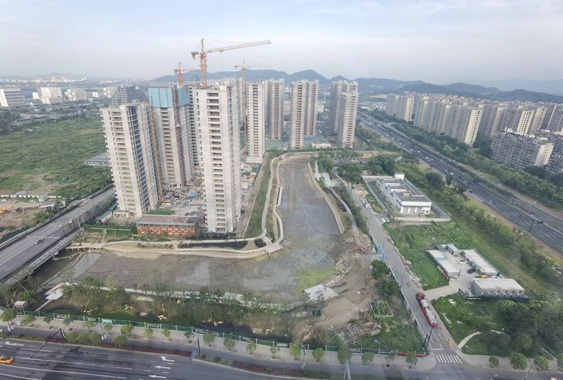
#> input picture raw_images/img1.jpg, 563 x 380 px, shrunk from 1896 x 1280 before the run
$ python highest_gradient_image.py   (older library calls are emulated)
#> lines starting #> are read from the running program, lines starting #| are printed output that depends on the picture
import os
import cv2
import numpy as np

# 计算图像梯度幅值的函数
def calculate_average_gradient_magnitude(image):
    # 转换为灰度图像
    gray_image = cv2.cvtColor(image, cv2.COLOR_BGR2GRAY)
    # 计算梯度
    grad_x = cv2.Sobel(gray_image, cv2.CV_64F, 1, 0, ksize=3)
    grad_y = cv2.Sobel(gray_image, cv2.CV_64F, 0, 1, ksize=3)
    grad = cv2.magnitude(grad_x, grad_y)
    # 计算平均梯度幅值
    avg_grad = cv2.mean(grad)[0]
    return avg_grad

# 特征点检测和匹配
def feature_matching(src, dst):
    # 转换为灰度图像
    gray_img_src = cv2.cvtColor(src, cv2.COLOR_BGR2GRAY)
    gray_img_dst = cv2.cvtColor(dst, cv2.COLOR_BGR2GRAY)

    # 初始化SIFT特征检测器
    sift = cv2.SIFT_create()

    # 检测特征点和计算描述子 keypoint & descriptor
    kp_src, des_src = sift.detectAndCompute(gray_img_src, None)
    kp_dst, des_dst = sift.detectAndCompute(gray_img_dst, None)

    # 初始化FLANN基于特征匹配器
    ## 参数？？
    FLANN_INDEX_KDTREE = 0
    index_params = dict(algorithm=FLANN_INDEX_KDTREE, trees=5)
    search_params = dict(checks=50)
    flann = cv2.FlannBasedMatcher(index_params, search_params)

    # 特征点匹配
    matches = flann.knnMatch(des_src, des_dst, k=2)

    # 保留好的匹配结果
    good_matches = []
    for m, n in matches:
        if m.distance < 0.7 * n.distance:
            good_matches.append(m)

    # 获取匹配特征点的坐标
    src_pts = np.float32([kp_src[m.queryIdx].pt for m in good_matches]).reshape(-1, 1, 2)
    dst_pts = np.float32([kp_dst[m.trainIdx].pt for m in good_matches]).reshape(-1, 1, 2)

    # 计算单应性矩阵
    H, _ = cv2.findHomography(src_pts, dst_pts, cv2.RANSAC, 5.0)

    # 对图像进行配准
    aligned_img = cv2.warpPerspective(src, H, (dst.shape[1], dst.shape[0]))

    return aligned_img

def main():
    # 读取三张图像
    img1 = cv2.imread('./raw_images/img1.jpg')
#> img1 is the input picture: shape (380, 563, 3); mean B, G, R 152.1, 151.5, 146.5
    img2 = cv2.imread('./raw_images/img2.jpg')
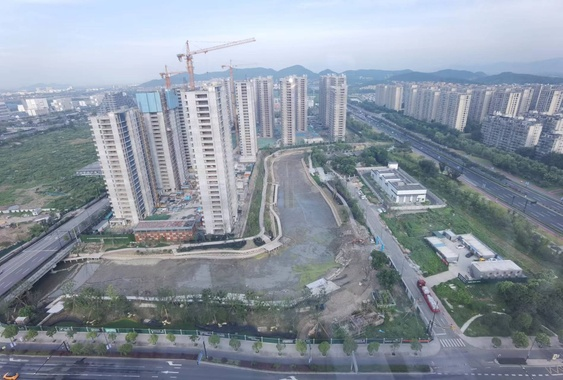
#> input picture raw_images/img2.jpg, 563 x 380 px, shrunk from 1896 x 1280 before the run
#> img2 is the input picture: shape (380, 563, 3); mean B, G, R 159.7, 147.8, 138.3
    img3 = cv2.imread('./raw_images/img3.jpg')
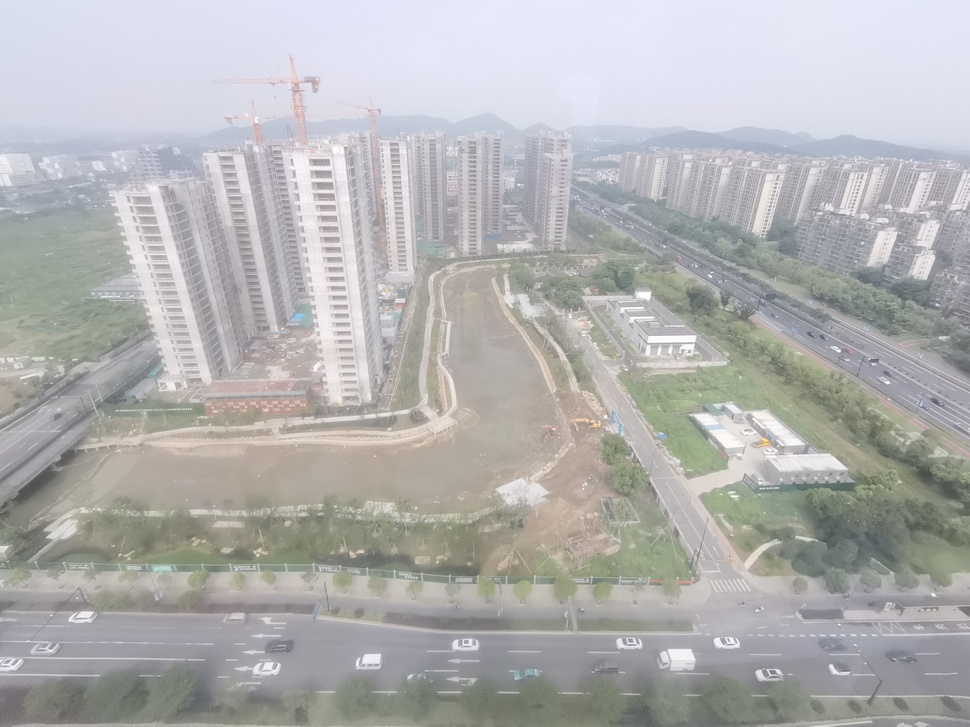
#> input picture raw_images/img3.jpg, 970 x 727 px, shrunk from 3264 x 2448 before the run
#> img3 is the input picture: shape (727, 970, 3); mean B, G, R 177.4, 177.4, 177.5
    img4 = cv2.imread('./raw_images/img4.jpg')
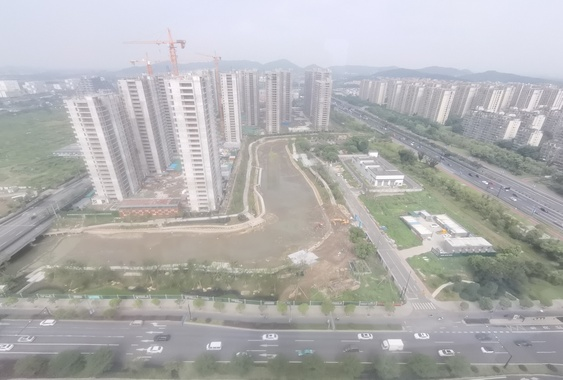
#> input picture raw_images/img4.jpg, 563 x 380 px, shrunk from 1896 x 1280 before the run
#> img4 is the input picture: shape (380, 563, 3); mean B, G, R 177.5, 177.4, 177.6
    img5 = cv2.imread('./raw_images/img5.jpg')
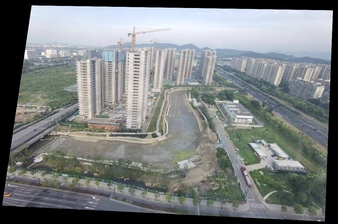
#> input picture raw_images/img5.jpg, 338 x 224 px, shrunk from 1136 x 755 before the run
#> img5 is the input picture: shape (224, 338, 3); mean B, G, R 127.2, 126.9, 122.7

    # 改成图像数组
    Img = [img1, img2, img3]

    # 计算三张图像的梯度幅值
    ## 改一下avg
    max_grad = calculate_average_gradient_magnitude(img1)
#> in calculate_average_gradient_magnitude, `avg_grad = cv2.mean(grad)[0]`: avg_grad = 68.65
#> max_grad = 68.65
    std_img = img1
    max_grad_img_idx = 1
    # [4 lines of commented-out code are left out]
    for i in range(len(Img)-1):
        grad = calculate_average_gradient_magnitude(Img[i+1])
        if grad > max_grad:
            max_grad = grad
            std_img = Img[i+1]
            max_grad_img_idx = i+1
#> this loop made 2 passes
#> (avg_grad in calculate_average_gradient_magnitude, grad) on passes 1 to 2: (68.02, 68.02), (35.54, 35.54)
#> pass 1, in calculate_average_gradient_magnitude (call 2), `grad = cv2.magnitude(grad_x, grad_y)`:
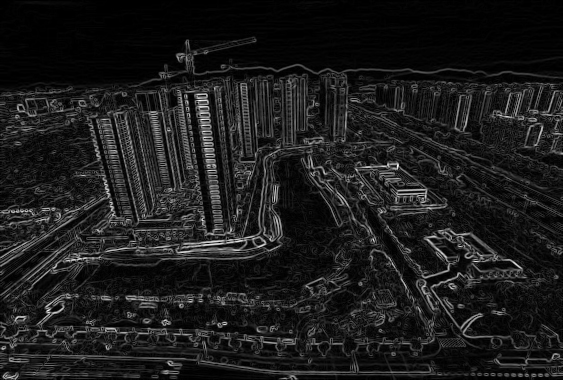
#> grad: shape (380, 563) float64; min 0, max 608, mean 68; drawn with min black and max white
#> after the loop, max_grad = 68.65; max_grad_img_idx = 1

    print("最清晰的图片是img" + str(max_grad_img_idx))
#| 最清晰的图片是img1

    # [22 lines of commented-out code are left out]
    registered_img2 = feature_matching(img2, std_img)
#> in feature_matching, `kp_src, des_src = sift.detectAndCompute(gray_img_src, None)`: kp_src = 1833 keypoints; strongest (x, y, size): (394, 166, 4.6), (204, 138, 2), (208, 166, 1.9), (204, 132, 1.8)
#> in feature_matching, `kp_dst, des_dst = sift.detectAndCompute(gray_img_dst, None)`: kp_dst = 1833 keypoints; strongest (x, y, size): (401, 176, 4.5), (154, 376, 1.9), (213, 142, 1.9), (19, 303, 4.8)
#> in feature_matching, `matches = flann.knnMatch(des_src, des_dst, k=2)`: matches = 1833 matches
#> after the loop in feature_matching, `for m, n in matches:`: good_matches = 1105 matches
#> in feature_matching, `src_pts = np.float32([kp_src[m.queryIdx].pt for m in good_matches]).re..`: src_pts = 1105 rows, first 8: [4.99, 130.9], [6.57, 243.4], [7.29, 344.5], [7.3, 211.3], [7.89, 340.2], [8.56, 333.8], [9.36, 297.4], [10.03, 208]
#> in feature_matching, `dst_pts = np.float32([kp_dst[m.trainIdx].pt for m in good_matches]).re..`: dst_pts = 1105 rows, first 8: [18.46, 116.9], [11.59, 227.5], [4.56, 327.7], [14.59, 195.9], [5.51, 323.4], [7.42, 317.4], [10.23, 281.2], [17.61, 192.8]
#> in feature_matching, `H, _ = cv2.findHomography(src_pts, dst_pts, cv2.RANSAC, 5.0)`: H = [[0.964, -0.0736, 22.91], [0.0551, 0.972, -11.07], [-5.05e-05, -3.07e-05, 1]]

    # Perform image registration using feature matching between img3 and std_img
    # Assuming you have already implemented this function
    registered_img3 = feature_matching(img3, std_img)
#> in feature_matching (call 2), `kp_src, des_src = sift.detectAndCompute(gray_img_src, None)`: kp_src = 2242 keypoints; strongest (x, y, size): (839, 351, 2.2), (873, 364, 1.9), (937, 305, 2.1), (887, 382, 2.5)
#> in feature_matching (call 2), `matches = flann.knnMatch(des_src, des_dst, k=2)`: matches = 2242 matches
#> after the loop in feature_matching (call 2), `for m, n in matches:`: good_matches = 229 matches
#> in feature_matching (call 2), `src_pts = np.float32([kp_src[m.queryIdx].pt for m in good_matches]).re..`: src_pts = 229 rows, first 8: [2.31, 359.9], [28.77, 546.1], [42, 165.1], [44.44, 582.9], [46.18, 160], [53.22, 166.6], [60.44, 541.9], [60.8, 368.5]
#> in feature_matching (call 2), `dst_pts = np.float32([kp_dst[m.trainIdx].pt for m in good_matches]).re..`: dst_pts = 229 rows, first 8: [7.89, 205.8], [36.12, 305.1], [66, 93.13], [40.62, 323.4], [68.57, 90.55], [71.73, 94.71], [52.86, 300.9], [63.54, 202.4]
#> in feature_matching (call 2), `H, _ = cv2.findHomography(src_pts, dst_pts, cv2.RANSAC, 5.0)`: H = [[0.515, -0.0699, 49.59], [0.0114, 0.507, 3.08], [-7.85e-05, -0.000148, 1]]
#> in feature_matching (call 2), `aligned_img = cv2.warpPerspective(src, H, (dst.shape[1], dst.shape[0]))`:
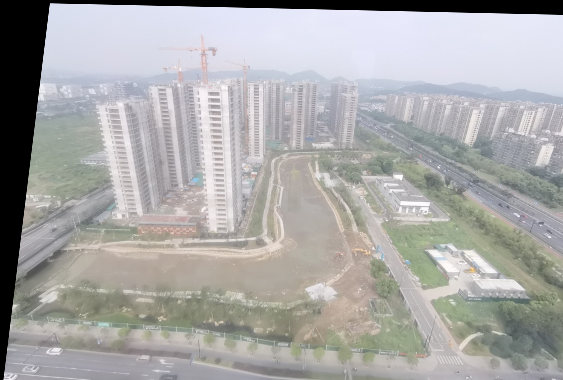
#> aligned_img: shape (380, 563, 3); mean B, G, R 167.4, 168.1, 168.6

    registered_img4 = feature_matching(img4, std_img)
#> in feature_matching (call 3), `kp_src, des_src = sift.detectAndCompute(gray_img_src, None)`: kp_src = 966 keypoints; strongest (x, y, size): (441, 352, 3.1), (395, 344, 10.2), (375, 154, 3.9), (482, 348, 2)
#> in feature_matching (call 3), `matches = flann.knnMatch(des_src, des_dst, k=2)`: matches = 966 matches
#> after the loop in feature_matching (call 3), `for m, n in matches:`: good_matches = 180 matches
#> in feature_matching (call 3), `src_pts = np.float32([kp_src[m.queryIdx].pt for m in good_matches]).re..`: src_pts = 180 rows, first 8: [19.81, 199.2], [26.68, 83.51], [30.62, 87.06], [34.9, 283.1], [35.29, 192.6], [36.51, 275.9], [36.79, 225.5], [48.2, 266.5]
#> in feature_matching (call 3), `dst_pts = np.float32([kp_dst[m.trainIdx].pt for m in good_matches]).re..`: dst_pts = 180 rows, first 8: [48.46, 208.9], [68.57, 90.55], [71.73, 94.71], [52.86, 300.9], [63.54, 202.4], [54.17, 294.4], [61.3, 238.4], [67.15, 283.6]
    registered_img5 = feature_matching(img5, std_img)
#> in feature_matching (call 4), `kp_src, des_src = sift.detectAndCompute(gray_img_src, None)`: kp_src = 667 keypoints; strongest (x, y, size): (26, 56, 3.1), (36, 11, 8.3), (325, 16, 9.6), (46, 29, 28.5)
#> in feature_matching (call 4), `matches = flann.knnMatch(des_src, des_dst, k=2)`: matches = 667 matches
#> after the loop in feature_matching (call 4), `for m, n in matches:`: good_matches = 404 matches
#> in feature_matching (call 4), `src_pts = np.float32([kp_src[m.queryIdx].pt for m in good_matches]).re..`: src_pts = 404 rows, first 8: [18.53, 163.1], [18.53, 163.1], [21.75, 147.2], [23.51, 181], [24.06, 166.8], [26.08, 198.3], [28.64, 174.9], [30.22, 128.9]
#> in feature_matching (call 4), `dst_pts = np.float32([kp_dst[m.trainIdx].pt for m in good_matches]).re..`: dst_pts = 404 rows, first 8: [19.02, 303.1], [19.02, 303.1], [20.85, 274], [33.18, 334.7], [30.09, 308.8], [41.83, 365], [40.62, 323.4], [31.5, 239.8]
#> in feature_matching (call 4), `H, _ = cv2.findHomography(src_pts, dst_pts, cv2.RANSAC, 5.0)`: H = [[1.97, 0.292, -63.75], [-0.0336, 2.05, -9.85], [0.000158, 0.000393, 1]]
#> in feature_matching (call 4), `aligned_img = cv2.warpPerspective(src, H, (dst.shape[1], dst.shape[0]))`:
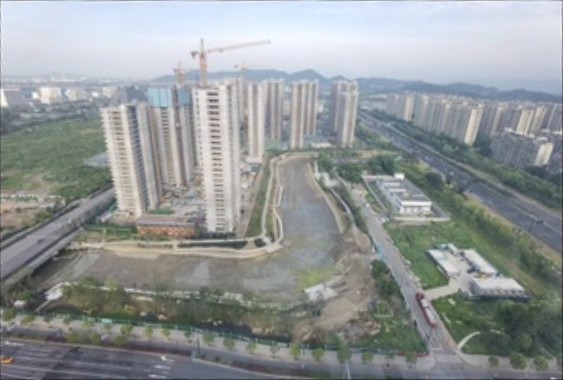
#> aligned_img: shape (380, 563, 3); mean B, G, R 151.6, 151.1, 146.2

    # Get the current script's directory
    current_dir = os.path.dirname(__file__)

    # Construct the path to the output folder
    registered_images_folder = os.path.join(current_dir, 'reg_images')

    # Assuming img1Reg contains the image data you want to save
    # Save the image in the output folder
    output_path2 = os.path.join(registered_images_folder, 'registered_img2.jpg')
    cv2.imwrite(output_path2, registered_img2)

    output_path3 = os.path.join(registered_images_folder, 'registered_img3.jpg')
    cv2.imwrite(output_path3, registered_img3)

    output_path4 = os.path.join(registered_images_folder, 'registered_img4.jpg')
    cv2.imwrite(output_path4, registered_img4)
    output_path5 = os.path.join(registered_images_folder, 'registered_img5.jpg')
    cv2.imwrite(output_path5, registered_img5)

    print(f"图片已存入: {output_path2}")

main()
